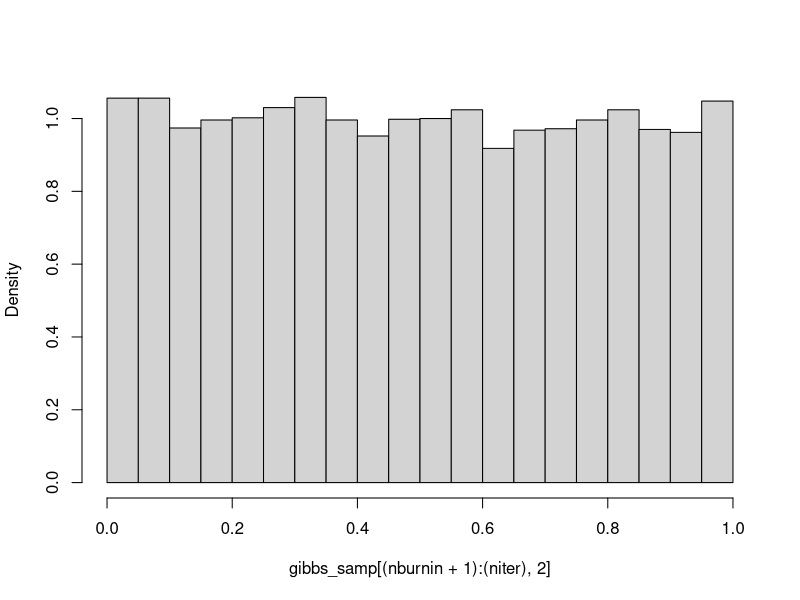

The R script that drew this image:
### Slide 3 ###

jointpmf<-matrix(c(3,3,2,1,3,3,3,2,2,3,3,3,1,2,3,3)/40,4,4,byrow=T)
dimnames(jointpmf)[[1]]<-1:4;dimnames(jointpmf)[[2]]<-1:4;jointpmf
rng.comp <- function(jointp, nsim){
  jointsamp<-matrix(0,nsim,2);nY<-dim(jointp)[1];nX<-dim(jointp)[2]
  for (k in 1:nsim) {
    ypmf <- apply(jointp,1,sum)
    y <- sample(1:nY,1,prob=ypmf,replace=TRUE)
    x <- sample(1:nX,1,prob=jointp[y,]/ypmf[y],replace=TRUE)
    jointsamp[k,] <- c(x,y)}
  return(jointsamp)}
set.seed(1);nsim<-10^4;xy.rng<-data.frame(rng.comp(jointpmf,nsim))
names(xy.rng) <- c("Y", "X"); table(xy.rng)/nsim

### Slide 4 ###

rng.comp1 <- function(ntrial){
  y <- runif(1,0,1)
  x <- rbinom(1,ntrial,y)
  return(x)
}
set.seed(3); nsim<-10^4
x.rng<- replicate(nsim,rng.comp1(10))
table(x.rng)/nsim

### Slide 7 ###

trans.mat <- function(A) {
  n <- length(A[,1]); temp <- A
  for (i in 1:n){ temp[i,] <- A[i,]/sum(A[i,])}
  return(temp)}
gibbs_discrete <- function(pmat1, pmat2, i = 1, iter){
  jointsamp<-matrix(0,iter,2);nX<-dim(pmat1)[1];nY<-dim(pmat2)[1]
  for(k in 1:iter){
    j <- sample(1:nX, 1, prob = pmat1[i, ])
    i <- sample(1:nY, 1, prob = pmat2[j, ])
    jointsamp[k, ] <- c(i, j)}
  return(jointsamp)}
powermat <- function(mat,k) {
  if (k == 0) return (diag(dim(mat)[1]))
  if (k == 1) return(mat)
  if (k > 1) return( mat %*% powermat(mat, k-1))
}
Pmat.YX <- trans.mat(jointpmf); Pmat.XY <- trans.mat(t(jointpmf))
nburnin=2000; nSample = 10^4; niter=nburnin+nSample; set.seed(11)
gibbs_samp <- data.frame(gibbs_discrete(Pmat.YX,Pmat.XY,1,niter))
names(gibbs_samp)<-c("Y","X")
table(gibbs_samp[(nburnin+1):(niter),])/nSample
Pmat.X <- Pmat.YX %*% Pmat.XY
powermat(Pmat.X,10); powermat(Pmat.X,100); apply(jointpmf,1,sum)

### Slide 8 ###

gibbs_unifbin <- function(ntrial, y = 0.5, iter){
  jointsamp <- matrix(0, iter, 2)
  for(k in 1:iter){
    x <- rbinom(1, size = ntrial, prob = y)
    y <- rbeta(1, x+1, ntrial - x+1)
    jointsamp[k, ] <- c(x, y)
  }
  return(jointsamp)
}
nburnin=2000; nSample = 10^4; niter=nburnin+nSample; set.seed(11)
gibbs_samp <- data.frame(gibbs_unifbin(10,0.5,niter))
names(gibbs_samp)<-c("Y","X")
table(gibbs_samp[(nburnin+1):(niter),1])/nSample
hist(gibbs_samp[(nburnin+1):(niter),2],freq=F,main=" ")

### Slide 9 ###

y<-seq(0.001,0.999,0.001); fy <-dbeta(y,3,5); max(fy)
(gamma(8)/(gamma(3)*gamma(5)))*(1/3)^2*(2/3)^4

### Slide 10 ###

beta.rej1<-function(a,b) {
  M1<-(a-1)^(a-1)*(b-1)^(b-1)*(a+b-2)^(2-a-b); success<-FALSE
  while (!success) {
    W<-runif(1); V<-runif(1); accept_ratio<-W^(a-1)*(1-W)^(b-1)/M1
    success<-(V<accept_ratio)}
  Y<-W; return(W)}
a<-3; b<-5; nreps<-10^4
beta.rand <- replicate(nreps, beta.rej1(a,b))